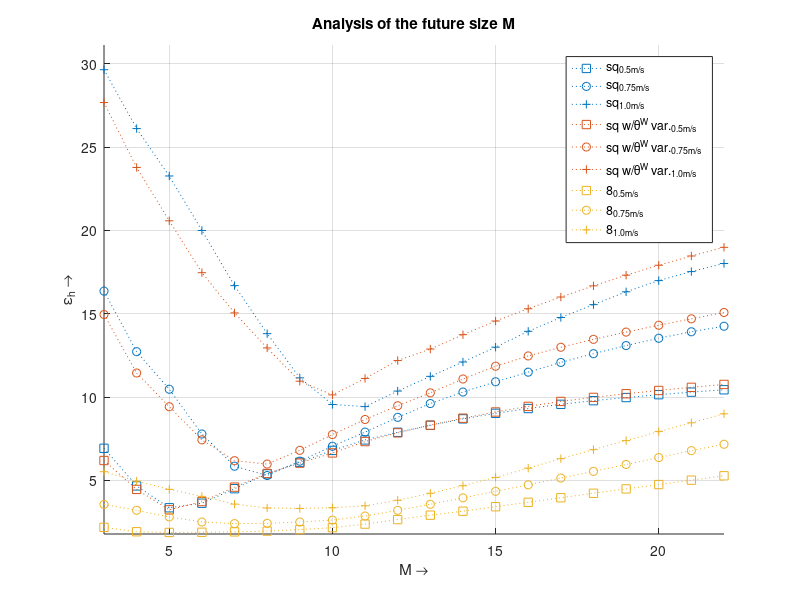
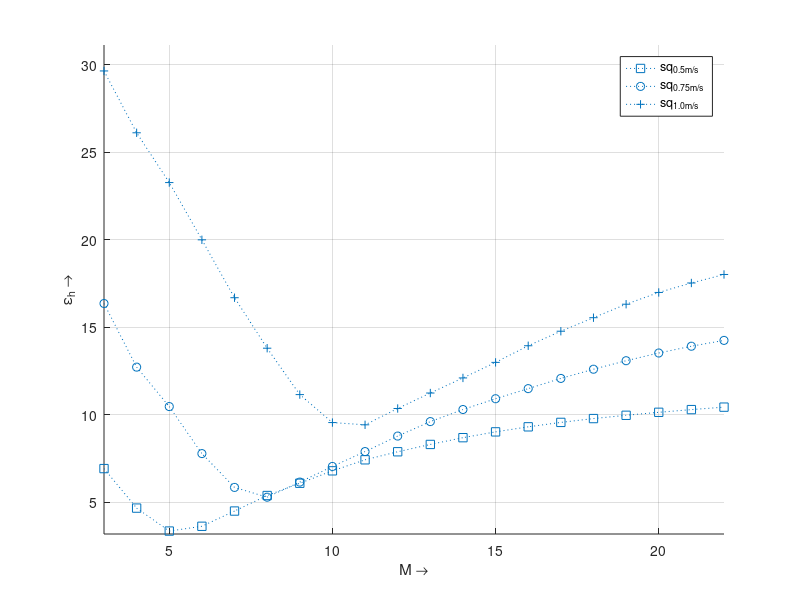

Write MATLAB code to recreate these figures, in order. (Note: this script raises an error after producing the figures.)
clear all
close all
clc

%% INITIALIZE
FSize = 3:22';

Sq050 = [
6.927763937
4.669721314
3.357474609
3.630554139
4.501764791
5.388961057
6.090325934
6.799593388
7.429921157
7.889199608
8.307568341
8.694585218
9.026105529
9.314360886
9.567637917
9.786012038
9.973325647
10.14444302
10.29848568
10.43945569
];

Sq075 = [
16.36276755
12.72601881
10.47205718
7.78463226
5.851930743
5.292674109
6.155603356
7.049474023
7.900791806
8.786381714
9.612991999
10.30388951
10.92010191
11.49691543
12.08028068
12.60611084
13.09241997
13.53315457
13.92041139
14.25356281
];

Sq100 = [
29.65137252
26.11755194
23.27245157
20.00100922
16.69295588
13.8076126
11.15587245
9.557780637
9.429494961
10.36163011
11.24557937
12.10850513
12.99660663
13.94746124
14.77773714
15.55069151
16.32067286
16.9925284
17.53428448
18.02022909
];

SqTh050 = [
6.193134785
4.459625939
3.232954099
3.730280556
4.596182837
5.416829054
6.036092012
6.648777661
7.330717421
7.854519582
8.317709803
8.733699222
9.107339792
9.442595002
9.740117095
9.982622363
10.20177253
10.39793806
10.58670809
10.76084626
];

SqTh075 = [
14.95978532
11.44658856
9.423079557
7.433801384
6.183525125
5.980963852
6.804554997
7.751836
8.656371071
9.481258941
10.25557472
11.08718605
11.85336508
12.47066805
12.99213918
13.46687427
13.90200105
14.31373606
14.69816359
15.07855294
];

SqTh100 = [
27.68064111
23.78322684
20.5821578
17.46805894
15.05333587
12.95004992
10.95407335
10.1321547
11.12074543
12.19411528
12.88383243
13.7460886
14.56481408
15.30386078
16.00686156
16.67721941
17.31863027
17.9146953
18.47026754
18.99061612
];

S8050 = [
2.181409076
1.918313072
1.876784324
1.886450916
1.910716339
1.956302969
2.045762233
2.162974264
2.377801821
2.648146887
2.913640321
3.151947455
3.420445974
3.688438691
3.959986819
4.22887037
4.490143278
4.750835743
5.01564943
5.277122207
];

S8075 = [
3.557709134
3.206412969
2.809408711
2.503179693
2.406557515
2.421974474
2.501456708
2.618024372
2.861778757
3.202973607
3.56742863
3.953826577
4.344610973
4.73408777
5.139552658
5.543994481
5.955561333
6.371351076
6.787479069
7.169596981
];

S8100 = [
5.522088561
4.957299527
4.463123534
4.042909876
3.577382995
3.344733945
3.315989603
3.360140771
3.474756779
3.807038354
4.226739437
4.681098941
5.178799558
5.733902082
6.305216605
6.845951631
7.389662183
7.930643616
8.45863821
8.997409059
];

%% VISUALIZATION

figure
colors = get(gca,'colororder');

hold on
plot(FSize,Sq050  , ':' , 'Marker' , 's' , 'Color' , colors(1,:) )
plot(FSize,Sq075  , ':' , 'Marker' , 'o' , 'Color' , colors(1,:) )
plot(FSize,Sq100  , ':' , 'Marker' , '+' , 'Color' , colors(1,:) )
plot(FSize,SqTh050, ':' , 'Marker' , 's' , 'Color' , colors(2,:) )
plot(FSize,SqTh075, ':' , 'Marker' , 'o' , 'Color' , colors(2,:) )
plot(FSize,SqTh100, ':' , 'Marker' , '+' , 'Color' , colors(2,:) )
plot(FSize,S8050  , ':' , 'Marker' , 's' , 'Color' , colors(3,:) )
plot(FSize,S8075  , ':' , 'Marker' , 'o' , 'Color' , colors(3,:) )
plot(FSize,S8100  , ':' , 'Marker' , '+' , 'Color' , colors(3,:) )
grid on
xlim([FSize(1) FSize(end)])
ylim([0.95*min([Sq050;Sq075;Sq100;SqTh050;SqTh075;SqTh100;S8050;S8075;S8100]) ...
      1.05*max([Sq050;Sq075;Sq100;SqTh050;SqTh075;SqTh100;S8050;S8075;S8100])])
xlabel('M \rightarrow')
ylabel('ε_{h} \rightarrow')
legend('sq_{0.5m/s}','sq_{0.75m/s}','sq_{1.0m/s}',...
       'sq w/\theta^W var._{0.5m/s}','sq w/\theta^W var._{0.75m/s}','sq w/\theta^W var._{1.0m/s}',...
       '8_{0.5m/s}','8_{0.75m/s}','8_{1.0m/s}')
title('Analysis of the future size M')
set(gcf, 'Position', [500,150,500,500])





figure
colors = get(gca,'colororder');

hold on
plot(FSize,Sq050  , ':' , 'Marker' , 's' , 'Color' , colors(1,:) )
plot(FSize,Sq075  , ':' , 'Marker' , 'o' , 'Color' , colors(1,:) )
plot(FSize,Sq100  , ':' , 'Marker' , '+' , 'Color' , colors(1,:) )
grid on
xlim([FSize(1) FSize(end)])
ylim([0.95*min([Sq050;Sq075;Sq100]) ...
      1.05*max([Sq050;Sq075;Sq100])])
xlabel('M \rightarrow')
ylabel('ε_{h} \rightarrow')
legend('sq_{0.5m/s}','sq_{0.75m/s}','sq_{1.0m/s}')
title('Analysis of the future size M:','2x2m square')
set(gcf, 'Position', [500,150,500,500])
saveas(gcf,'future-traj-analysis_sq','epsc')
saveas(gcf,'future-traj-analysis_sq','fig')





figure
colors = get(gca,'colororder');

hold on
plot(FSize,Sq050  , ':' , 'Marker' , 's' , 'Color' , colors(1,:) )
plot(FSize,Sq075  , ':' , 'Marker' , 'o' , 'Color' , colors(1,:) )
plot(FSize,Sq100  , ':' , 'Marker' , '+' , 'Color' , colors(1,:) )
plot(FSize,SqTh050, ':' , 'Marker' , 's' , 'Color' , colors(2,:) )
plot(FSize,SqTh075, ':' , 'Marker' , 'o' , 'Color' , colors(2,:) )
plot(FSize,SqTh100, ':' , 'Marker' , '+' , 'Color' , colors(2,:) )
grid on
xlim([FSize(1) FSize(end)])
ylim([0.95*min([Sq050;Sq075;Sq100;SqTh050;SqTh075;SqTh100]) ...
      1.05*max([Sq050;Sq075;Sq100;SqTh050;SqTh075;SqTh100])])
xlabel('M \rightarrow')
ylabel('ε_{h} \rightarrow')
legend('sq_{0.5m/s}','sq_{0.75m/s}','sq_{1.0m/s}',...
       'sq w/\theta^W var._{0.5m/s}','sq w/\theta^W var._{0.75m/s}','sq w/\theta^W var._{1.0m/s}')
title('Analysis of the future size M:','2x2m square versus 2x2m square with variable orientation')
set(gcf, 'Position', [500,150,500,500])
saveas(gcf,'future-traj-analysis_sqth','epsc')
saveas(gcf,'future-traj-analysis_sqth','fig')





figure
colors = get(gca,'colororder');

hold on
plot(FSize,Sq050  , ':' , 'Marker' , 's' , 'Color' , colors(1,:) )
plot(FSize,Sq075  , ':' , 'Marker' , 'o' , 'Color' , colors(1,:) )
plot(FSize,Sq100  , ':' , 'Marker' , '+' , 'Color' , colors(1,:) )
plot(FSize,S8050  , ':' , 'Marker' , 's' , 'Color' , colors(3,:) )
plot(FSize,S8075  , ':' , 'Marker' , 'o' , 'Color' , colors(3,:) )
plot(FSize,S8100  , ':' , 'Marker' , '+' , 'Color' , colors(3,:) )
grid on
xlim([FSize(1) FSize(end)])
ylim([0.95*min([S8050;S8075;S8100]) ...
      1.05*max([S8050;S8075;S8100])])
xlabel('M \rightarrow')
ylabel('ε_{h} \rightarrow')
legend('sq_{0.5m/s}','sq_{0.75m/s}','sq_{1.0m/s}',...
       '8_{0.5m/s}','8_{0.75m/s}','8_{1.0m/s}')
title('Analysis of the future size M:','2x2m square versus 8-shape')
set(gcf, 'Position', [500,150,500,500])
saveas(gcf,'future-traj-analysis_8','epsc')
saveas(gcf,'future-traj-analysis_8','fig')